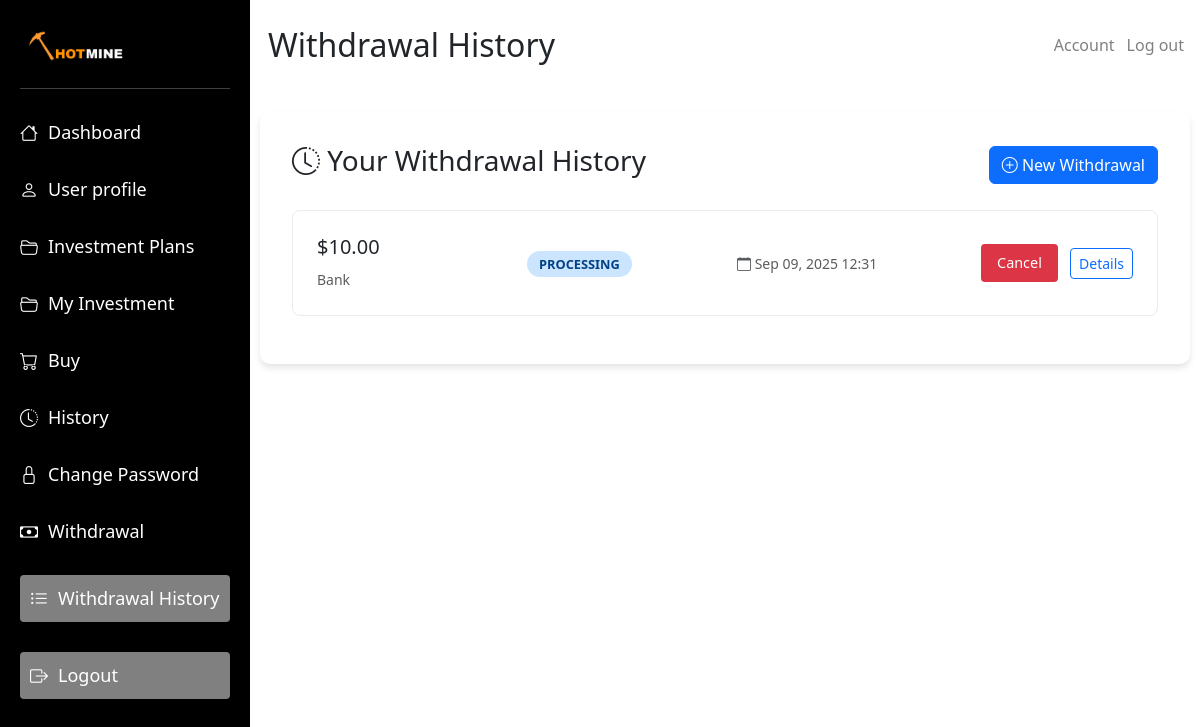
Before: /withdrawal-history/ (signed in) with the older database file.
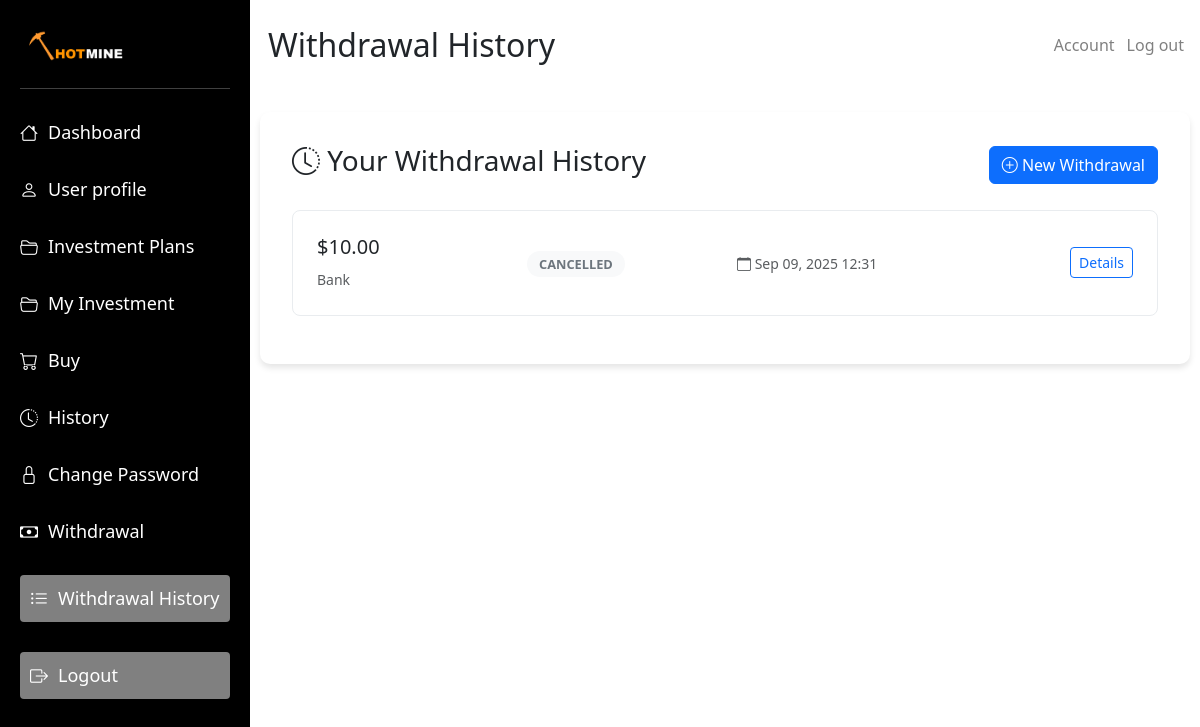
After: the same page with the newer database file.
### hotmine/models.py (models this page shows, shortened)
class WithdrawalRequest(models.Model):
    WITHDRAWAL_STATUS_CHOICES = [
        ("pending", "Pending"),
        ("processing", "Processing"),
        ("completed", "Completed"),
        ("rejected", "Rejected"),
        ("cancelled", "Cancelled"),
    ]
    WITHDRAWAL_METHOD_CHOICES = [
        ("bank", "Bank Transfer"),
        ("paypal", "PayPal"),
        ("crypto", "Cryptocurrency"),
        ("mobile_money", "Mobile Money"),
    ]
    user = models.ForeignKey(
        User, on_delete=models.CASCADE, related_name="withdrawal_requests"
    )
    amount = models.DecimalField(max_digits=12, decimal_places=2)
    withdrawal_method = models.CharField(
        max_length=20, choices=WITHDRAWAL_METHOD_CHOICES
    )
    account_details = models.TextField()
    withdrawal_note = models.TextField(blank=True, null=True)
    status = models.CharField(
        max_length=20, choices=WITHDRAWAL_STATUS_CHOICES, default="pending"
    )
    created_at = models.DateTimeField(auto_now_add=True)
    updated_at = models.DateTimeField(auto_now=True)
    processed_at = models.DateTimeField(blank=True, null=True)
    admin_note = models.TextField(
        blank=True, null=True, help_text="Admin notes for this withdrawal"
    )
    processed_by = models.ForeignKey(
        User,
        on_delete=models.SET_NULL,
        null=True,
        blank=True,
        related_name="processed_withdrawals",
    )
    transaction_id = models.CharField(max_length=100, blank=True, null=True)
    rejection_reason = models.TextField(blank=True, null=True)
    class Meta:
        ordering = ["-created_at"]
        verbose_name = "Withdrawal Request"
        verbose_name_plural = "Withdrawal Requests"
    @property
    def can_be_cancelled(self):
        return self.status in ["pending", "processing"]

### hotmine/views.py (the view)
# urls.py: path("withdrawal-history/", views.withdrawal_history, name="withdrawal_history"),
@login_required
def withdrawal_history(request):
    user = request.user
    withdrawals = WithdrawalRequest.objects.filter(user=user)
    context = {
        "withdrawals": withdrawals,
    }
    return render(request, "hotmine/withdrawal_history.html", context)

### hotmine/templates/hotmine/withdrawal_history.html (shortened to what the changed rows need)
{% load static %}
<!DOCTYPE html>
<html lang="en">
<head>
    <link rel="stylesheet" href="{% static 'hotmine/dashboard.css' %}">
    <link rel="stylesheet" href="{% static 'hotmine/bootstrap-icons/bootstrap-icons.css'%}">
    <link rel="stylesheet" href="{% static 'hotmine/bootstrap.css' %}">
</head>
<body>
    <div class="container-fluid">
        <div class="tradingview-widget-container" id="mainContent">
            <div class="navbar d-flex justify-content-between align-items-center">
                <div class="d-flex align-items-center">
                    <h2 class="m-2">Withdrawal History</h2>
                </div>
            </div>
            <div class="history-container">
                {% if withdrawals %}
                {% for withdrawal in withdrawals %}
                <div class="withdrawal-card">
                    <div class="row align-items-center">
                        <div class="col-md-3">
                            <h5>${{ withdrawal.amount }}</h5>
                            <small class="text-muted">{{ withdrawal.withdrawal_method|title }}</small>
                        </div>
                        <div class="col-md-3">
                            <span class="status-badge status-{{ withdrawal.status }}">
                                {{ withdrawal.get_status_display }}
                            </span>
                        </div>
                        <div class="col-md-3">
                            <small class="text-muted">
                                <i class="bi bi-calendar"></i> {{ withdrawal.created_at|date:"M d, Y H:i" }}
                            </small>
                        </div>
                        <div class="col-md-3 text-end">
                            {% if withdrawal.can_be_cancelled %}
                            <form method="post" action="{% url 'cancel_withdrawal' withdrawal.id %}"
                                style="display: inline;">
                                <button type="submit" class="btn-cancel"
                                    onclick="return confirm('Are you sure you want to cancel this withdrawal?')">
                                    Cancel
                                </button>
                            </form>
                            {% endif %}
                            <button class="btn btn-sm btn-outline-primary ms-2">
                                Details
                            </button>
                        </div>
                    </div>
                </div>
                {% endfor %}
                {% endif %}
            </div>
        </div>
    </div>
</body>
</html>

Changed rows visible on the page:
changed WithdrawalRequest "Bank": status "PROCESSING" → "CANCELLED"; no longer shows "Cancel"
